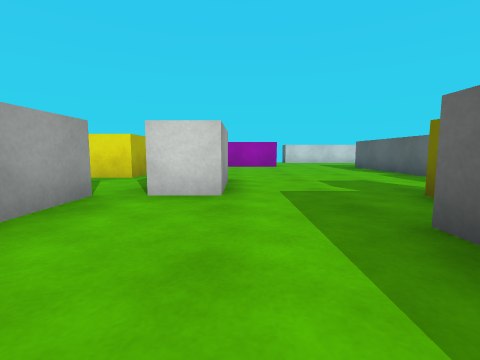
[1] (above)

15 first-person views from a walk through a scene from a Unity 3-D project. The camera is 0.58 m above the floor, tilts 6° down and sees 85° across. The floor is counted in squares, 1 m on a side. Each view is taken from the middle of a square. On the plan, view 1 faces up. The plan holds only what a view shows up to about 9 squares ahead; the rest is blank. The player character is not drawn. Surface patterns are stand-ins for the level's own textures.

[2]
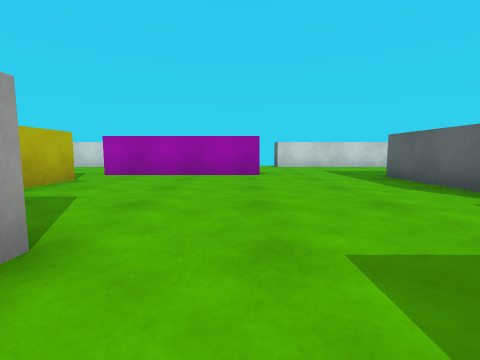

[3]
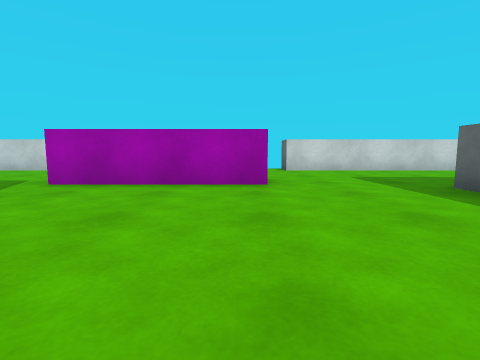

[4]
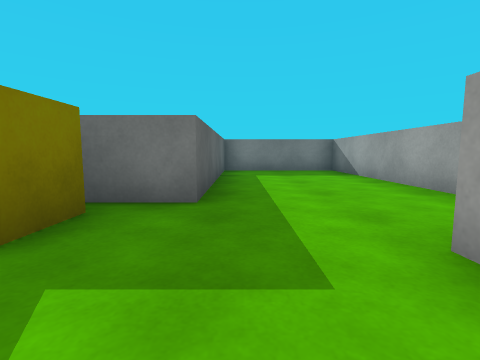

[5]
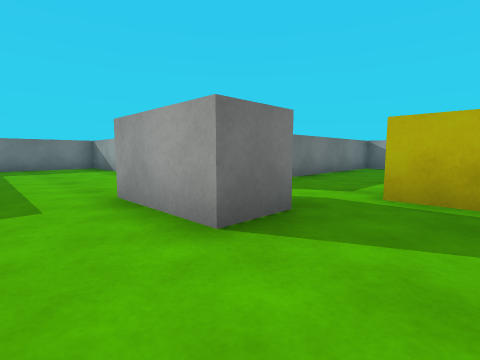

[6]
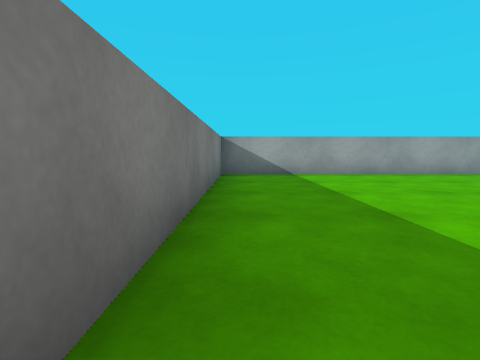

[7]
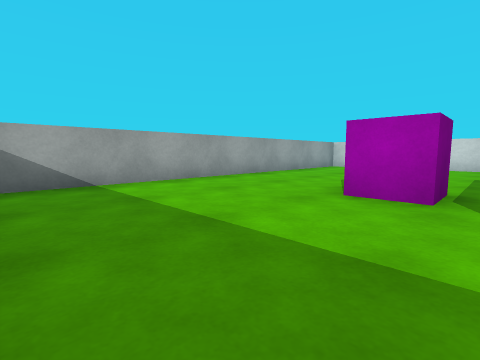

[8]
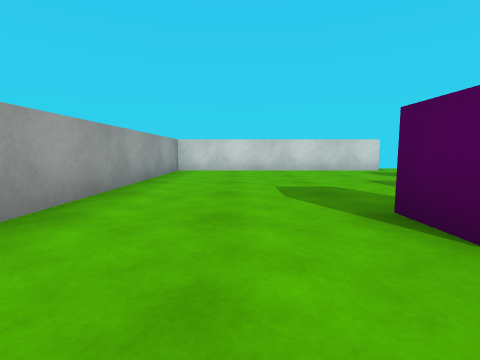

[9]
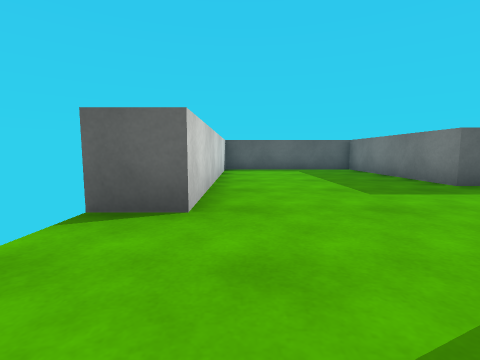

[10]
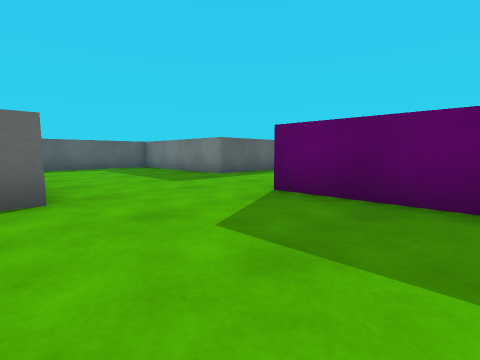

[11]
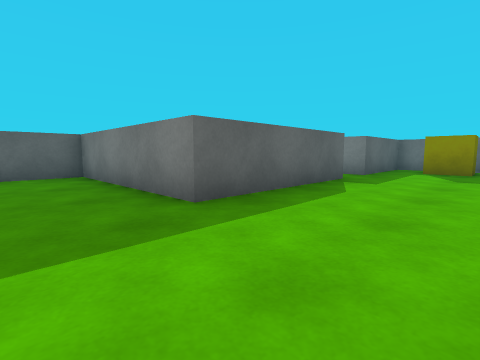

[12]
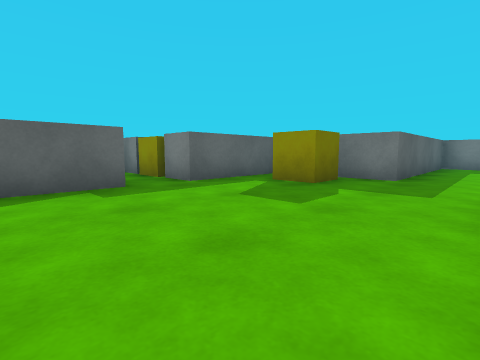

[13]
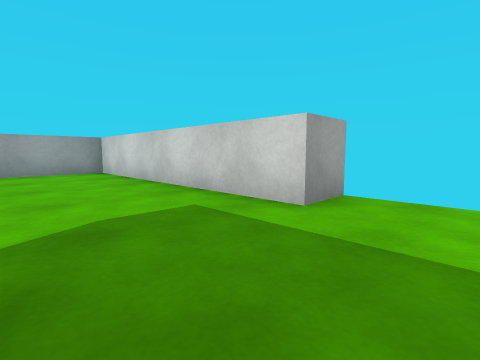

[14]
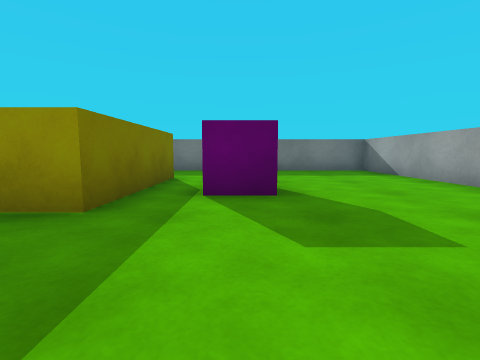

[15]
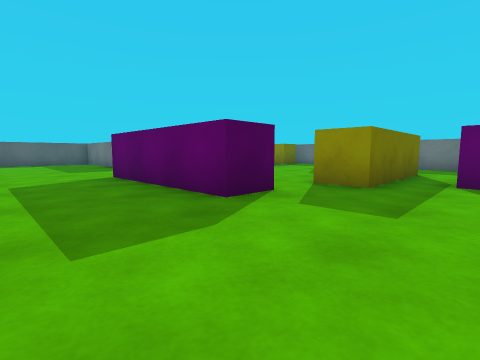

### Floor plan
Points are (right, up) in squares from view 1. A wall is a line through its corners. A room is listed if a view was taken in it or the views show most of it. See-through windows are left out.
Room 1 (views 1, 2, 3, 4, 5, 6, 7, 8, 9, 10, 11, 12, 13, 14, 15)
walls: (-2.5, 9.5) (-2.5, 6) (-3.5, 6) (-3.5, 9.5) (-2.5, 9.5); (1.6, 10.7) (-2.5, 10.7) (-2.5, 11.7) (1.5, 11.7); (-2, 3.5) (-2, -3.5) (1.5, -3.5) (1.5, 2) (4.5, 2) (4.5, 4.9); (4.5, 6.1) (4.5, 10.2) (9, 10.2) (9, 14.5) (2.5, 14.5) (2.5, 15.5); (-2.5, 15.6) (-2.5, 14.5) (-9, 14.5) (-9, 3.5) (-2.5, 3.5)
objects: cube (-5, 8); white block (-1, 4) to (-1, 5); yellow cube (3, 3)

Where each view was taken, in squares from view 1:
view 1: 0 up, 0 right, facing up
view 2: 4 up, 1 right, facing up
view 3: 6 up, 1 right, facing up
view 4: 5 up, 1 right, facing down
view 5: 7 up, 1 right, facing down-left
view 6: 4 up, 2 left, facing left
view 7: 4 up, 4 left, facing up-left
view 8: 6 up, 7 left, facing up
view 9: 14 up, 0 right, facing right
view 10: 15 up, 1 left, facing down-right
view 11: 12 up, 2 right, facing down-right
view 12: 8 up, 0 right, facing down-right
view 13: 12 up, 1 left, facing up-left
view 14: 12 up, 5 left, facing down
view 15: 14 up, 5 left, facing down-right
